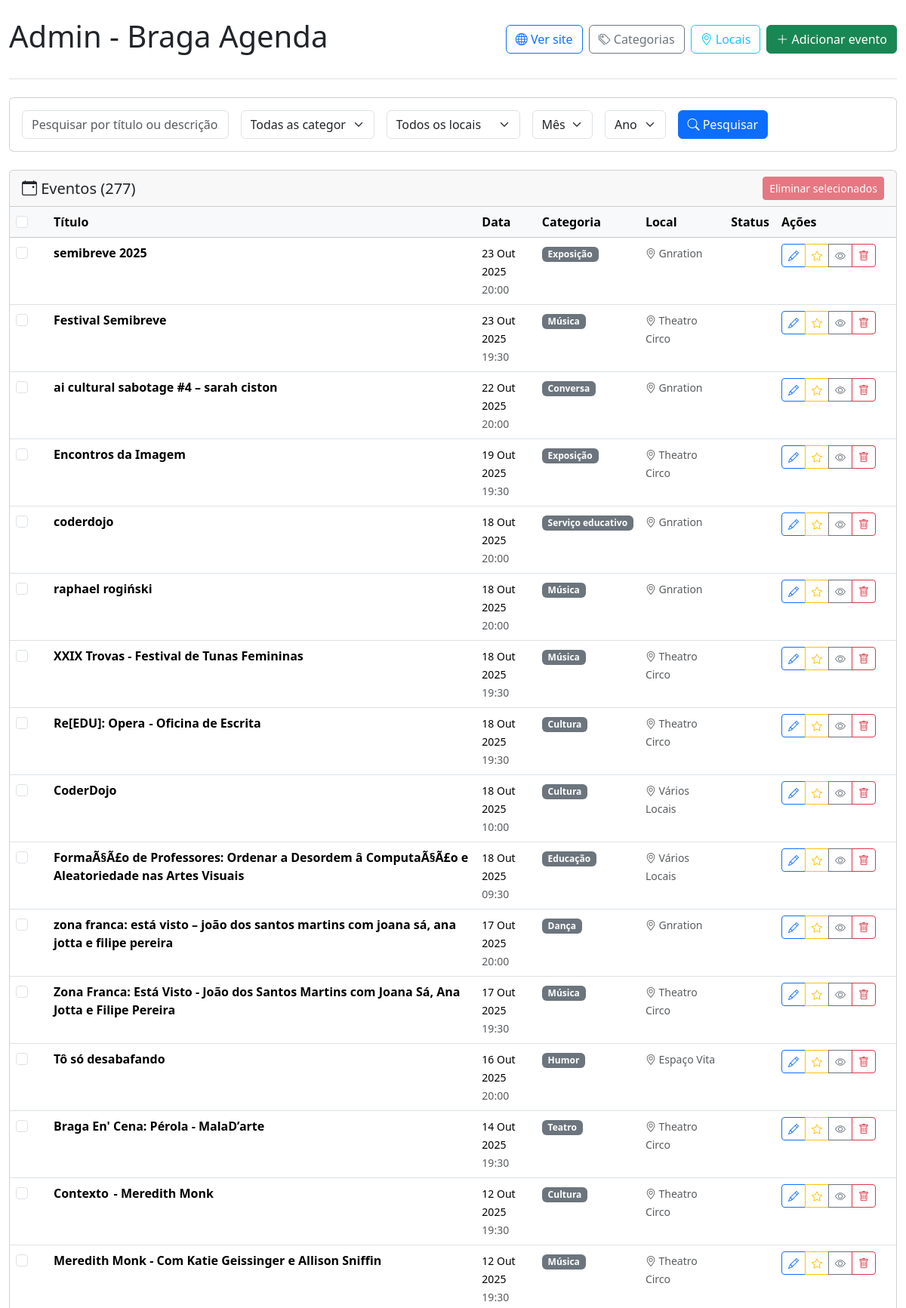
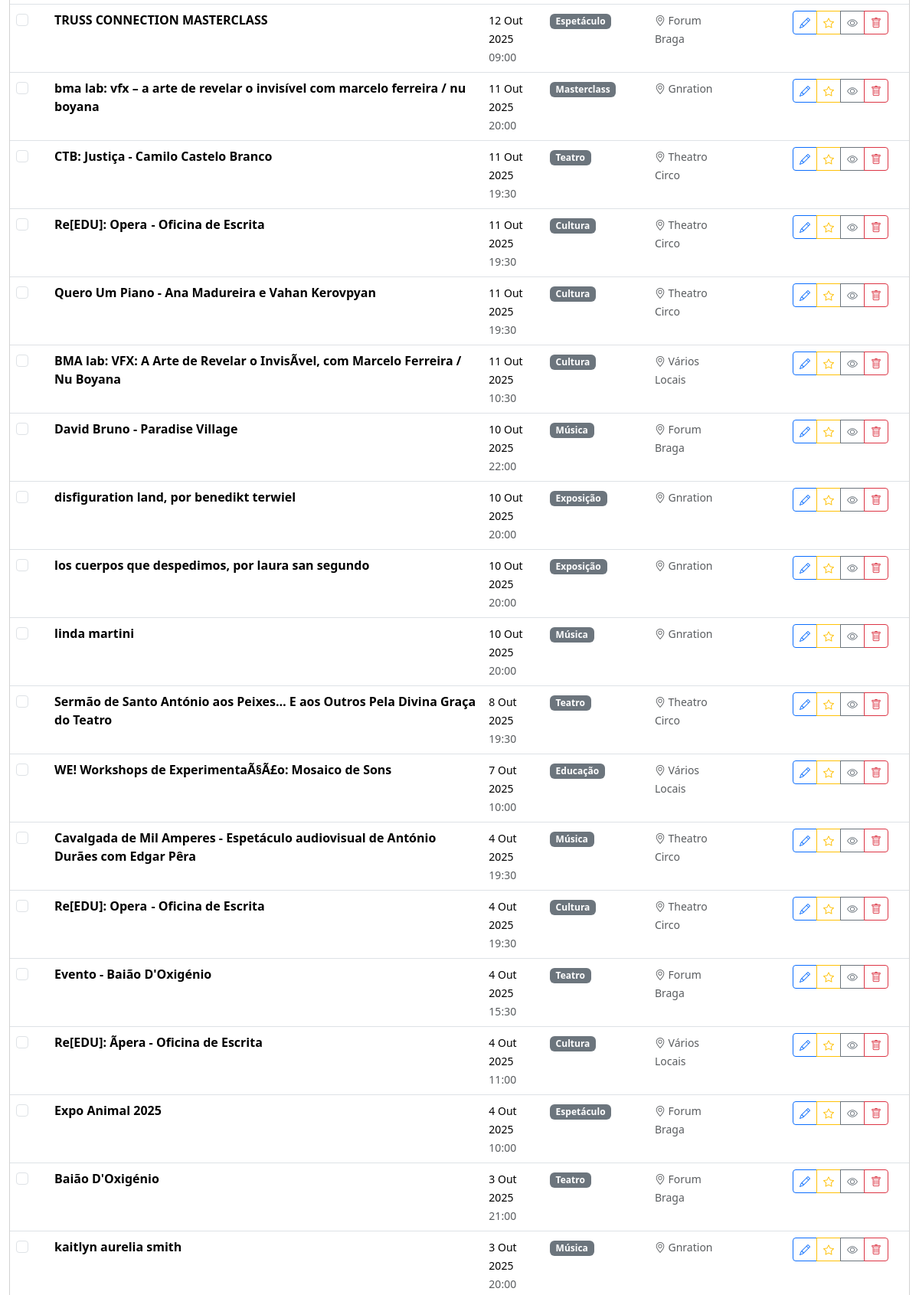
The page /admin/index.php?page=3 (upper part) on the database its author committed (2 pictures, top to bottom).
### tables this page shows
CREATE TABLE events (
            id INTEGER PRIMARY KEY AUTOINCREMENT,
            title TEXT NOT NULL,
            description TEXT,
            event_date DATETIME NOT NULL,
            category TEXT,
            image TEXT,
            url TEXT,
            source_id INTEGER,
            created_at DATETIME DEFAULT CURRENT_TIMESTAMP,
            updated_at DATETIME DEFAULT CURRENT_TIMESTAMP, event_hash TEXT, location TEXT, start_date DATETIME, end_date DATETIME, hidden BOOLEAN DEFAULT 0, featured BOOLEAN DEFAULT 0,
            FOREIGN KEY (source_id) REFERENCES sources(id)
        );

### includes/Database.php (called while the page is built, shortened)
<?php
class Database {
    private $db;
    public function __construct() {
        $this->db = new PDO('sqlite:' . __DIR__ . '/../data/events.db');
        $this->db->setAttribute(PDO::ATTR_ERRMODE, PDO::ERRMODE_EXCEPTION);
        $this->createTables();
    }
    public function getConnection() {
        return $this->db;
    }
    private function createTables() {
        $sql = "
        CREATE TABLE IF NOT EXISTS events (
            id INTEGER PRIMARY KEY AUTOINCREMENT,
            title TEXT NOT NULL,
            description TEXT,
            event_date DATETIME NOT NULL,
            category TEXT,
            location TEXT,
            image TEXT,
            url TEXT,
            source_id INTEGER,
            event_hash TEXT,
            created_at DATETIME DEFAULT CURRENT_TIMESTAMP,
            updated_at DATETIME DEFAULT CURRENT_TIMESTAMP,
            FOREIGN KEY (source_id) REFERENCES sources(id)
        );
        CREATE TABLE IF NOT EXISTS sources (
            id INTEGER PRIMARY KEY AUTOINCREMENT,
            name TEXT NOT NULL,
            url TEXT NOT NULL,
            scraper_class TEXT NOT NULL,
            active BOOLEAN DEFAULT 1,
            last_scraped DATETIME,
            created_at DATETIME DEFAULT CURRENT_TIMESTAMP
        );
        CREATE INDEX IF NOT EXISTS idx_events_date ON events(event_date);
        CREATE INDEX IF NOT EXISTS idx_events_category ON events(category);
        CREATE INDEX IF NOT EXISTS idx_events_location ON events(location);
        CREATE UNIQUE INDEX IF NOT EXISTS idx_events_hash ON events(event_hash);
        CREATE INDEX IF NOT EXISTS idx_events_url ON events(url);
        ";
        $this->addEventHashColumn();
        $this->addLocationColumn();
        $this->addDateRangeColumns();
        $this->addVisibilityColumns();
        $this->db->exec($sql);
    }
    private function addEventHashColumn() {
        try {
            $stmt = $this->db->query("PRAGMA table_info(events)");
            $columns = $stmt->fetchAll(PDO::FETCH_ASSOC);
            foreach ($columns as $column) {
                if ($column['name'] === 'event_hash') {
                    $hasHashColumn = true;
                    break;
                }
            }
        } catch (Exception $e) {
        }
    }
    private function addLocationColumn() {
        try {
            $stmt = $this->db->query("PRAGMA table_info(events)");
            $columns = $stmt->fetchAll(PDO::FETCH_ASSOC);
            foreach ($columns as $column) {
                if ($column['name'] === 'location') {
                    $hasLocationColumn = true;
                    break;
                }
            }
        } catch (Exception $e) {
        }
    }
    private function addDateRangeColumns() {
        try {
            $stmt = $this->db->query("PRAGMA table_info(events)");
            $columns = $stmt->fetchAll(PDO::FETCH_ASSOC);
            foreach ($columns as $column) {
                if ($column['name'] === 'start_date') {
                    $hasStartDate = true;
                }
                if ($column['name'] === 'end_date') {
                    $hasEndDate = true;
                }
            }
        } catch (Exception $e) {
        }
    }
    private function addVisibilityColumns() {
        try {
            $stmt = $this->db->query("PRAGMA table_info(events)");
            $columns = $stmt->fetchAll(PDO::FETCH_ASSOC);
            foreach ($columns as $column) {
                if ($column['name'] === 'hidden') {
                    $hasHidden = true;
                }
                if ($column['name'] === 'featured') {
                    $hasFeatured = true;
                }
            }
        } catch (Exception $e) {
        }
    }
}

### admin/index.php (the view, shortened to what this page needs)
<?php
require_once '../includes/Database.php';
$db = new Database();
function formatAdminDate($dateString) {
    $timestamp = strtotime($dateString);
    $formatted = date('j M Y', $timestamp);
    $monthMap = [
        'Jan' => 'Jan', 'Feb' => 'Fev', 'Mar' => 'Mar', 'Apr' => 'Abr',
        'May' => 'Mai', 'Jun' => 'Jun', 'Jul' => 'Jul', 'Aug' => 'Ago',
        'Sep' => 'Set', 'Oct' => 'Out', 'Nov' => 'Nov', 'Dec' => 'Dez'
    ];
    return str_replace(array_keys($monthMap), array_values($monthMap), $formatted);
}
$page = isset($_GET['page']) ? max(1, (int)$_GET['page']) : 1;
$eventsPerPage = 50;
$offset = ($page - 1) * $eventsPerPage;
$searchFilter = isset($_GET['search']) ? trim($_GET['search']) : '';
$whereClause = '';
$params = [];
$countSql = "SELECT COUNT(*) FROM events" . $whereClause;
$stmt = $db->getConnection()->prepare($countSql);
$stmt->execute($params);
$totalEvents = $stmt->fetchColumn();
$sql = "SELECT * FROM events" . $whereClause . " ORDER BY event_date DESC LIMIT ? OFFSET ?";
$params[] = $eventsPerPage;
$params[] = $offset;
$stmt = $db->getConnection()->prepare($sql);
$stmt->execute($params);
$events = $stmt->fetchAll(PDO::FETCH_ASSOC);
?>
<!DOCTYPE html>
<html lang="pt">
<head>
    <link href="https://cdn.jsdelivr.net/npm/bootstrap@5.3.2/dist/css/bootstrap.min.css" rel="stylesheet">
    <link href="https://cdn.jsdelivr.net/npm/bootstrap-icons@1.11.0/font/bootstrap-icons.css" rel="stylesheet">
</head>
<body>
    <div class="container-fluid">
        <header class="py-4 border-bottom">
            <div class="d-flex justify-content-between align-items-center flex-wrap">
                <h1>Admin - Braga Agenda</h1>
                <nav class="d-flex gap-2 flex-wrap">
                    <a href="../index.php" class="btn btn-outline-primary">
                        <i class="bi bi-globe"></i> Ver site
                    </a>
                    <a href="categories.php" class="btn btn-outline-secondary">
                        <i class="bi bi-tags"></i> Categorias
                    </a>
                    <a href="venues.php" class="btn btn-outline-info">
                        <i class="bi bi-geo-alt"></i> Locais
                    </a>
                    <a href="add-event.php" class="btn btn-success">
                        <i class="bi bi-plus-lg"></i> Adicionar evento
                    </a>
                </nav>
            </div>
        </header>
        <main class="py-4">
            <div class="card mb-4">
                <div class="card-body">
                    <form method="GET" class="row g-3">
                        <div class="col-md-3">
                            <input type="text" name="search" class="form-control"
                                   placeholder="Pesquisar por título ou descrição..."
                                   value="<?= htmlspecialchars($searchFilter) ?>">
                        </div>
                        <div class="col-md-2">
                            <select name="category" class="form-select">
                                <option value="">Todas as categorias</option>
                            </select>
                        </div>
                        <div class="col-md-2">
                            <select name="location" class="form-select">
                                <option value="">Todos os locais</option>
                            </select>
                        </div>
                        <div class="col-md-1">
                            <select name="month" class="form-select">
                                <option value="">Mês</option>
                            </select>
                        </div>
                        <div class="col-md-1">
                            <select name="year" class="form-select">
                                <option value="">Ano</option>
                            </select>
                        </div>
                        <div class="col-md-3">
                            <button type="submit" class="btn btn-primary">
                                <i class="bi bi-search"></i> Pesquisar
                            </button>
                        </div>
                    </form>
                </div>
            </div>
            <div class="card">
                <div class="card-header d-flex justify-content-between align-items-center">
                    <h5 class="mb-0">
                        <i class="bi bi-calendar-event"></i>
                        Eventos (<?= number_format($totalEvents) ?>)
                    </h5>
                    <button type="button" class="btn btn-danger btn-sm" id="batchDeleteBtn" disabled>
                    </button>
                </div>
                <div class="card-body p-0">
                    <?php if (empty($events)): ?>
                        <div class="text-center py-5">
                            <p class="text-muted">Nenhum evento encontrado.</p>
                        </div>
                    <?php else: ?>
                        <form id="batchDeleteForm" method="POST" action="batch-delete.php">
                            <div class="table-responsive">
                                <table class="table table-hover mb-0">
                                    <thead class="table-light">
                                        <tr>
                                            <th style="width: 50px;">
                                                <input type="checkbox" class="form-check-input" id="selectAll">
                                            </th>
                                            <th>Título</th>
                                            <th>Data</th>
                                            <th>Categoria</th>
                                            <th>Local</th>
                                            <th>Status</th>
                                            <th style="width: 160px;">Ações</th>
                                        </tr>
                                    </thead>
                                    <tbody>
                                        <?php foreach ($events as $event): ?>
                                            <tr>
                                                <td>
                                                    <input type="checkbox" class="form-check-input event-checkbox"
                                                           name="event_ids[]" value="<?= $event['id'] ?>">
                                                </td>
                                                <td>
                                                    <strong><?= htmlspecialchars($event['title']) ?></strong>
                                                </td>
                                                <td>
                                                    <small><?= formatAdminDate($event['event_date']) ?></small>
                                                    <?php if (date('H:i', strtotime($event['event_date'])) !== '00:00'): ?>
                                                        <br><small class="text-muted"><?= date('H:i', strtotime($event['event_date'])) ?></small>
                                                    <?php endif; ?>
                                                </td>
                                                <td>
                                                    <?php if ($event['category']): ?>
                                                        <span class="badge bg-secondary">
                                                            <?= htmlspecialchars($event['category']) ?>
                                                        </span>
                                                    <?php endif; ?>
                                                </td>
                                                <td>
                                                    <?php if ($event['location']): ?>
                                                        <small class="text-muted">
                                                            <i class="bi bi-geo-alt"></i> <?= htmlspecialchars($event['location']) ?>
                                                        </small>
                                                    <?php endif; ?>
                                                </td>
                                                <td>
                                                </td>
                                                <td>
                                                    <div class="btn-group btn-group-sm">
                                                        <button type="button" class="btn btn-outline-primary btn-sm"
                                                                title="Editar" onclick="editEvent(<?= $event['id'] ?>)">
                                                            <i class="bi bi-pencil"></i>
                                                        </button>
                                                        <button type="button"
                                                                class="btn <?= !empty($event['featured']) ? 'btn-warning' : 'btn-outline-warning' ?> btn-sm"
                                                                title="<?= !empty($event['featured']) ? 'Remover destaque' : 'Destacar evento' ?>"
                                                                onclick="toggleEventStatus(<?= $event['id'] ?>, 'toggle-featured')">
                                                            <i class="bi bi-star<?= !empty($event['featured']) ? '-fill' : '' ?>"></i>
                                                        </button>
                                                        <button type="button"
                                                                class="btn <?= !empty($event['hidden']) ? 'btn-secondary' : 'btn-outline-secondary' ?> btn-sm"
                                                                title="<?= !empty($event['hidden']) ? 'Mostrar evento' : 'Ocultar evento' ?>"
                                                                onclick="toggleEventStatus(<?= $event['id'] ?>, 'toggle-hidden')">
                                                            <i class="bi bi-eye<?= !empty($event['hidden']) ? '-slash' : '' ?>"></i>
                                                        </button>
                                                        <a href="delete-event.php?id=<?= $event['id'] ?>"
                                                           class="btn btn-outline-danger btn-sm" title="Eliminar"
                                                           onclick="return confirm('Tem certeza?')">
                                                            <i class="bi bi-trash"></i>
                                                        </a>
                                                    </div>
                                                </td>
                                            </tr>
                                        <?php endforeach; ?>
                                    </tbody>
                                </table>
                            </div>
                        </form>
                    <?php endif; ?>
                </div>
            </div>
        </main>
    </div>
</body>
</html>

### rows shown on the page
events: title "semibreve 2025", event_date "23 Out 2025", event_date "20:00", category "Exposição", location "Gnration", featured False (drawn), hidden False (drawn)
events: title "Festival Semibreve", event_date "23 Out 2025", event_date "19:30", category "Música", location "Theatro Circo", featured False (drawn), hidden False (drawn)
events: title "ai cultural sabotage #4 – sarah ciston", event_date "22 Out 2025", event_date "20:00", category "Conversa", location "Gnration", featured False (drawn), hidden False (drawn)
events: title "Encontros da Imagem", event_date "19 Out 2025", event_date "19:30", category "Exposição", location "Theatro Circo", featured False (drawn), hidden False (drawn)
events: title "coderdojo", event_date "18 Out 2025", event_date "20:00", category "Serviço educativo", location "Gnration", featured False (drawn), hidden False (drawn)
events: title "raphael rogiński", event_date "18 Out 2025", event_date "20:00", category "Música", location "Gnration", featured False (drawn), hidden False (drawn)
events: title "XXIX Trovas - Festival de Tunas Femininas", event_date "18 Out 2025", event_date "19:30", category "Música", location "Theatro Circo", featured False (drawn), hidden False (drawn)
events: title "Re[EDU]: Opera - Oficina de Escrita", event_date "18 Out 2025", event_date "19:30", category "Cultura", location "Theatro Circo", featured False (drawn), hidden False (drawn)
events: title "CoderDojo", event_date "18 Out 2025", event_date "10:00", category "Cultura", location "Vários Locais", featured False (drawn), hidden False (drawn)
events: title "FormaÃ§Ã£o de Professores: Ordenar a Desordem â ComputaÃ§Ã£o e Aleatoriedade nas Artes Visuais", event_date "18 Out 2025", event_date "09:30", category "Educação", location "Vários Locais", featured False (drawn), hidden False (drawn)
events: title "zona franca: está visto – joão dos santos martins com joana sá, ana jotta e filipe pereira", event_date "17 Out 2025", event_date "20:00", category "Dança", location "Gnration", featured False (drawn), hidden False (drawn)
events: title "Zona Franca: Está Visto - João dos Santos Martins com Joana Sá, Ana Jotta e Filipe Pereira", event_date "17 Out 2025", event_date "19:30", category "Música", location "Theatro Circo", featured False (drawn), hidden False (drawn)
events: title "Tô só desabafando", event_date "16 Out 2025", event_date "20:00", category "Humor", location "Espaço Vita", featured False (drawn), hidden False (drawn)
events: title "Braga En' Cena: Pérola - MalaD’arte", event_date "14 Out 2025", event_date "19:30", category "Teatro", location "Theatro Circo", featured False (drawn), hidden False (drawn)
events: title "Contexto - Meredith Monk", event_date "12 Out 2025", event_date "19:30", category "Cultura", location "Theatro Circo", featured False (drawn), hidden False (drawn)
events: title "Meredith Monk - Com Katie Geissinger e Allison Sniffin", event_date "12 Out 2025", event_date "19:30", category "Música", location "Theatro Circo", featured False (drawn), hidden False (drawn)
events: title "TRUSS CONNECTION MASTERCLASS", event_date "12 Out 2025", event_date "09:00", category "Espetáculo", location "Forum Braga", featured False (drawn), hidden False (drawn)
events: title "bma lab: vfx – a arte de revelar o invisível com marcelo ferreira / nu boyana", event_date "11 Out 2025", event_date "20:00", category "Masterclass", location "Gnration", featured False (drawn), hidden False (drawn)
events: title "CTB: Justiça - Camilo Castelo Branco", event_date "11 Out 2025", event_date "19:30", category "Teatro", location "Theatro Circo", featured False (drawn), hidden False (drawn)
events: title "Re[EDU]: Opera - Oficina de Escrita", event_date "11 Out 2025", event_date "19:30", category "Cultura", location "Theatro Circo", featured False (drawn), hidden False (drawn)
events: title "Quero Um Piano - Ana Madureira e Vahan Kerovpyan", event_date "11 Out 2025", event_date "19:30", category "Cultura", location "Theatro Circo", featured False (drawn), hidden False (drawn)
events: title "BMA lab: VFX: A Arte de Revelar o InvisÃ­vel, com Marcelo Ferreira / Nu Boyana", event_date "11 Out 2025", event_date "10:30", category "Cultura", location "Vários Locais", featured False (drawn), hidden False (drawn)
events: title "David Bruno - Paradise Village", event_date "10 Out 2025", event_date "22:00", category "Música", location "Forum Braga", featured False (drawn), hidden False (drawn)
events: title "disfiguration land, por benedikt terwiel", event_date "10 Out 2025", event_date "20:00", category "Exposição", location "Gnration", featured False (drawn), hidden False (drawn)
events: title "los cuerpos que despedimos, por laura san segundo", event_date "10 Out 2025", event_date "20:00", category "Exposição", location "Gnration", featured False (drawn), hidden False (drawn)
events: title "linda martini", event_date "10 Out 2025", event_date "20:00", category "Música", location "Gnration", featured False (drawn), hidden False (drawn)
events: title "Sermão de Santo António aos Peixes… E aos Outros Pela Divina Graça do Teatro", event_date "8 Out 2025", event_date "19:30", category "Teatro", location "Theatro Circo", featured False (drawn), hidden False (drawn)
events: title "WE! Workshops de ExperimentaÃ§Ã£o: Mosaico de Sons", event_date "7 Out 2025", event_date "10:00", category "Educação", location "Vários Locais", featured False (drawn), hidden False (drawn)
events: title "Cavalgada de Mil Amperes - Espetáculo audiovisual de António Durães com Edgar Pêra", event_date "4 Out 2025", event_date "19:30", category "Música", location "Theatro Circo", featured False (drawn), hidden False (drawn)
events: title "Re[EDU]: Opera - Oficina de Escrita", event_date "4 Out 2025", event_date "19:30", category "Cultura", location "Theatro Circo", featured False (drawn), hidden False (drawn)
events: title "Evento - Baião D'Oxigénio", event_date "4 Out 2025", event_date "15:30", category "Teatro", location "Forum Braga", featured False (drawn), hidden False (drawn)
events: title "Re[EDU]: Ãpera - Oficina de Escrita", event_date "4 Out 2025", event_date "11:00", category "Cultura", location "Vários Locais", featured False (drawn), hidden False (drawn)
events: title "Expo Animal 2025", event_date "4 Out 2025", event_date "10:00", category "Espetáculo", location "Forum Braga", featured False (drawn), hidden False (drawn)
events: title "Baião D'Oxigénio", event_date "3 Out 2025", event_date "21:00", category "Teatro", location "Forum Braga", featured False (drawn), hidden False (drawn)
events: title "kaitlyn aurelia smith", event_date "3 Out 2025", event_date "20:00", category "Música", location "Gnration", featured False (drawn), hidden False (drawn)

### other values the page prints
$totalEvents "277"
